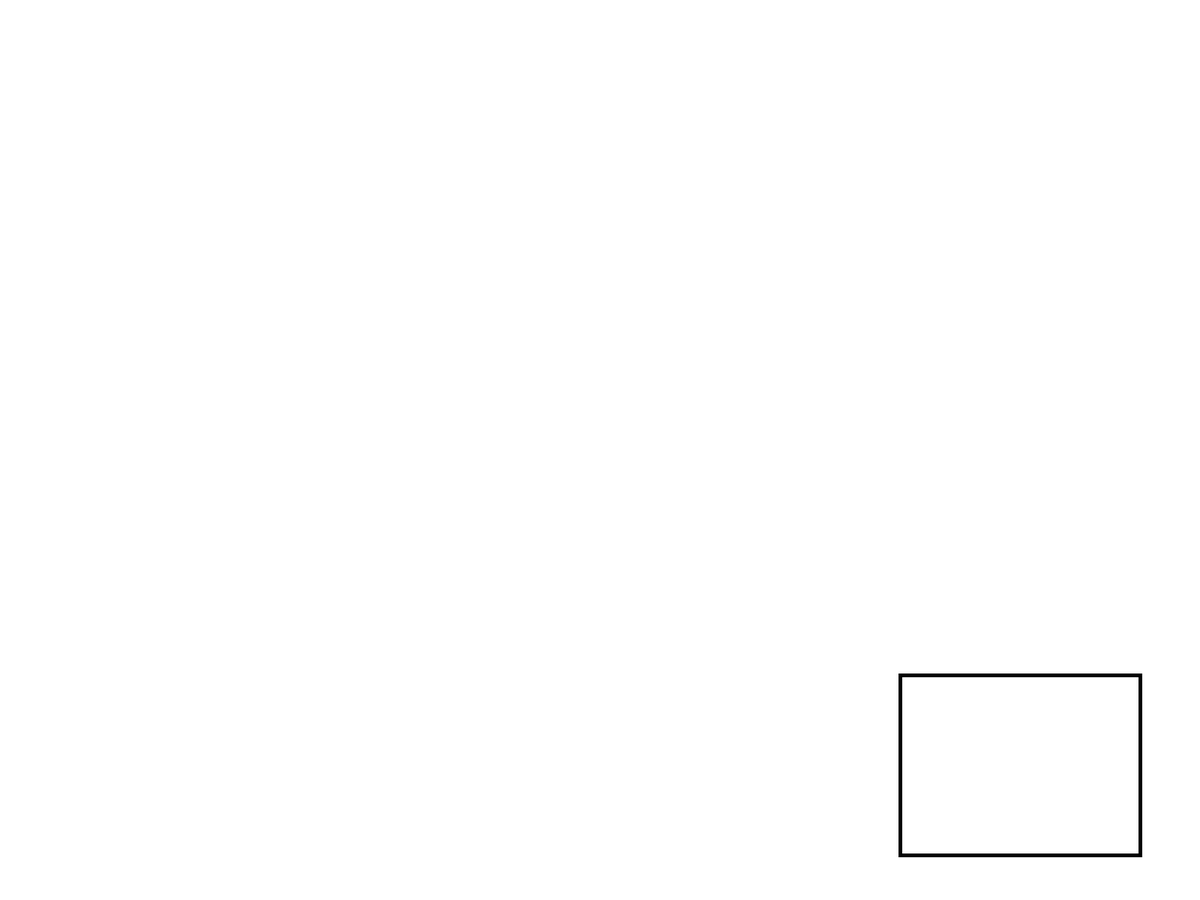
Frame 1 (no input)
Frame 60 (the mouse pressed at the canvas centre just before this capture): identical to frame 1, image omitted
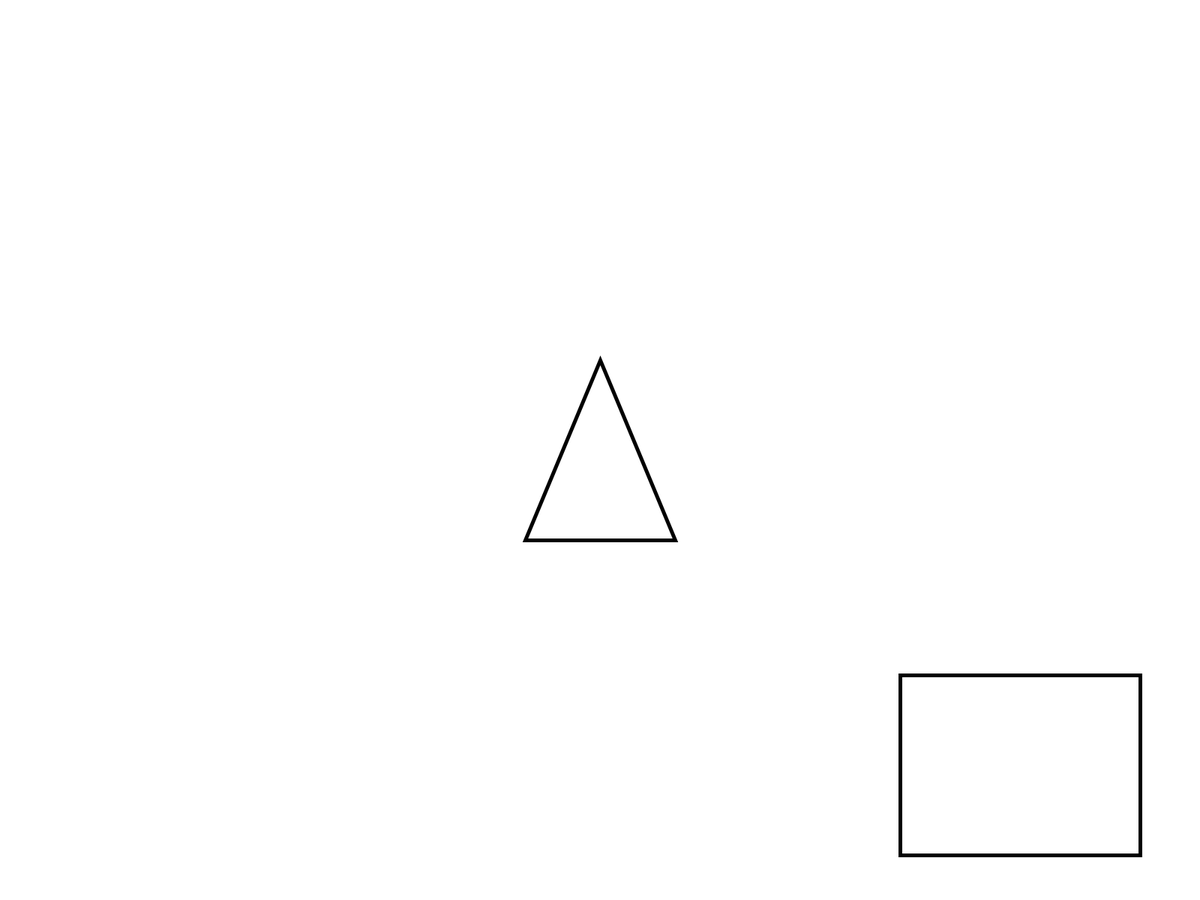
Frame 120 (the mouse held since frame 60 and released just before this capture)

The Processing sketch that drew these frames (run headless with seeded random() and noise(); from frame 60 on, the mouse is pressed at the canvas centre):

// Processing sketch: DoThisNotThatV2
// ── DoThisNotThatV2.pde
float buttonX1, buttonY1, buttonWidth1, buttonHeight1;
float buttonX2, buttonY2, buttonWidth2, buttonHeight2;
int noseX1, noseY1, noseX2, noseY2, noseX3, noseY3;
float rect2DisplayX, rect2DisplayY, rect2DisplayWidth, rect2DisplayHeight, mouthX1, mouthY1, mouthX2, mouthY2;
Boolean rectOn = false, rectOn2=false;
color white=#FFFFFF;

void setup() {
  fullScreen();
  population();
}

void draw() {
   background(white);
  strokeWeight(5);
  rect(buttonX2, buttonY2, buttonWidth2, buttonHeight2);
  strokeWeight(5);
  if (rectOn == true && rectOn2 == false) triangle(noseX1, noseY1, noseX2, noseY2, noseX3, noseY3);
  strokeWeight(50);
  if (rectOn == false && rectOn2 == true) line(mouthX1, mouthY1, mouthX2, mouthY2);
}

void mousePressed() {
  rectOn = false;
  rectOn2 = false;
  println ("Before", rectOn, rectOn2);
  if (mouseX>buttonX1 && mouseX<buttonX1+buttonWidth1 && mouseY>buttonY1 && mouseY<buttonY1+buttonHeight1 ) rectOn = true;
  println ("After", rectOn, rectOn2);
   if (rectOn == true) {
      rectOn = false;
      rectOn2 = true;
   } else {
      rectOn = true;
      rectOn2 = false;}
}

// ── Population.pde
void population() {
  buttonX1 = width*1/4;
  buttonY1 = height*3/4;
  buttonWidth1 = width*1/5;
  buttonHeight1 = height*1/5;
  buttonX2 = width*3/4;
  ;
  buttonY2 = height*3/4;
  ;
  buttonWidth2 = buttonWidth1;
  buttonHeight2 = buttonHeight1;
   noseX1 = width/2;
  noseY1 = height*2/5;
  noseX2 = width*7/16;
  noseY2 = height*3/5;
  noseX3 = width*9/16;
  noseY3 = noseY2;
  mouthX1 = height*1/4;
  mouthY1 = height*9/12;
  mouthX2 = height*1/4;
  mouthY2 = mouthY1;
}
